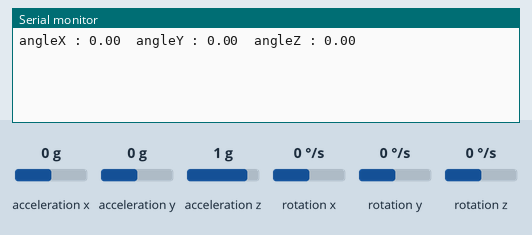
A sketch run on a simulated Arduino Uno, built with avr-gcc and run on an emulated ATmega328P. Parts: the last lines printed to the serial monitor. The test bench sets the inputs (shaded band); at power-on: acceleration x 0 g, acceleration y 0 g, acceleration z 1 g, rotation z 0 °/s, rotation x 0 °/s, rotation y 0 °/s.

Above: at 1.2 s.
1.3 s: acceleration x set to -1.4 g
At 2.6 s:
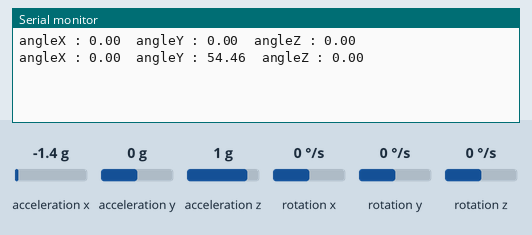
2.8 s: acceleration y set to -1.4 g
At 3.8 s:
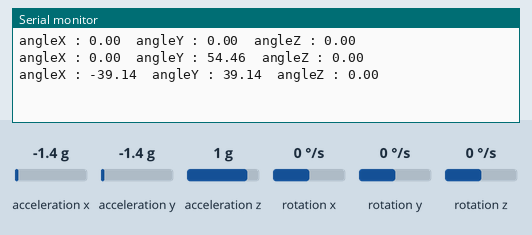
4.3 s: acceleration z set to -1.4 g
At 5.6 s:
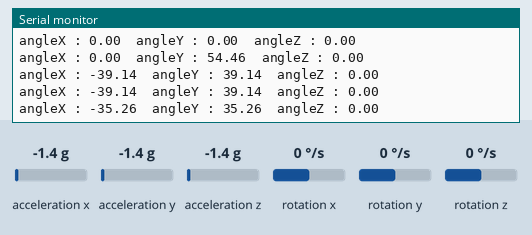
5.8 s: rotation z set to -192 °/s
At 6.8 s:
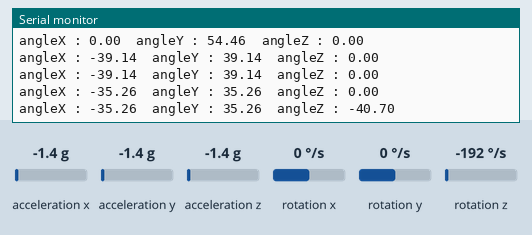
Timing chart, 0 to 8.3 s (numbered marks = the images above; inputs shaded):
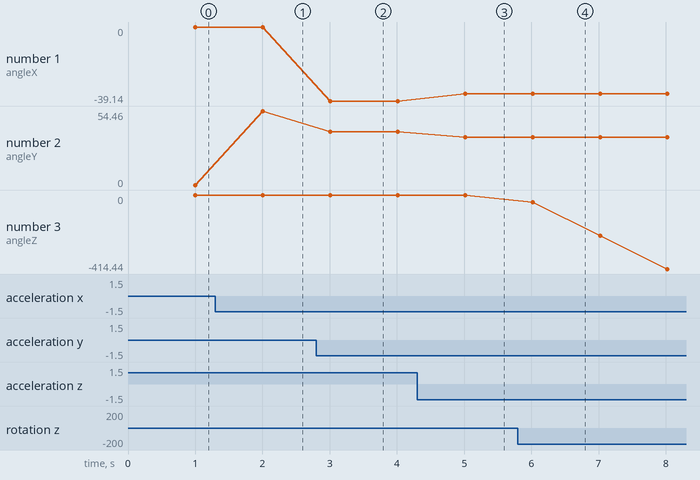

Measured:
- after the input at 1.3 s, the serial monitor: prints a new line after 0.71 s (image 1)
- after the input at 2.8 s, the serial monitor: prints a new line after 0.21 s (image 2)
- after the input at 4.3 s, the serial monitor: prints a new line after 0.72 s (image 3)
- after the input at 5.8 s, the serial monitor: prints a new line after 0.22 s (image 4)
- plotted number 1: 0 → -39.14 after the input at 2.8 s, -39.14 → -35.26 after the input at 4.3 s
- plotted number 2: 0 → 54.46 after the input at 1.3 s, 54.46 → 39.14 after the input at 2.8 s, 39.14 → 35.26 after the input at 4.3 s
- plotted number 3: 0 → -414.44 after the input at 5.8 s

The sketch:

MPU6050.ino
```cpp
#include <MPU6050_tockn.h>
#include <Wire.h>

MPU6050 mpu6050(Wire);

long MPU_longTimer = 0;

void setup() {
  Serial.begin(9600);
  Wire.begin();
  mpu6050.begin();

  /*  in this section we should measure the offset in normal postion and
      then put the numbers in the setGyroOffsets */
  //mpu6050.calcGyroOffsets(true);
  //delay(50000);
  mpu6050.setGyroOffsets(-5.49 ,0.64, -0.75);
}

void loop() {
  mpu6050.update();

  if(millis() - MPU_longTimer > 1000){

    /* Print the temperature */
    //Serial.print("temp : ");
    //Serial.println(mpu6050.getTemp());

    /* Print the acceleration */
    //Serial.print("accX : ");
    //Serial.print(mpu6050.getAccX());
    //Serial.print("\taccY : ");
    //Serial.print(mpu6050.getAccY());
    //Serial.print("\taccZ : ");
    //Serial.println(mpu6050.getAccZ());

    /* Print the angles of gyro in rad/s */
    //Serial.print("gyroX : ");
    //Serial.print(mpu6050.getGyroX());
    //Serial.print("\tgyroY : ");
    //Serial.print(mpu6050.getGyroY());
    //Serial.print("\tgyroZ : ");
    //Serial.println(mpu6050.getGyroZ());

    /* Print the angles of acc in degree */
    //Serial.print("accAngleX : ");
    //Serial.print(mpu6050.getAccAngleX());
    //Serial.print("\taccAngleY : ");
    //Serial.println(mpu6050.getAccAngleY());

    /* Print the angles of gyro in degree */
    //Serial.print("gyroAngleX : ");
    //Serial.print(mpu6050.getGyroAngleX());
    //Serial.print("\tgyroAngleY : ");
    //Serial.print(mpu6050.getGyroAngleY());
    //Serial.print("\tgyroAngleZ : ");
    //Serial.println(mpu6050.getGyroAngleZ());

    /* Print the angles after applying Complementary Filter */
    Serial.print("angleX : ");
    Serial.print(mpu6050.getAngleX());
    Serial.print("\tangleY : ");
    Serial.print(mpu6050.getAngleY());
    Serial.print("\tangleZ : ");
    Serial.println(mpu6050.getAngleZ());
    //Serial.println("=======================================================\n");
    MPU_longTimer = millis();

  }

}
```
